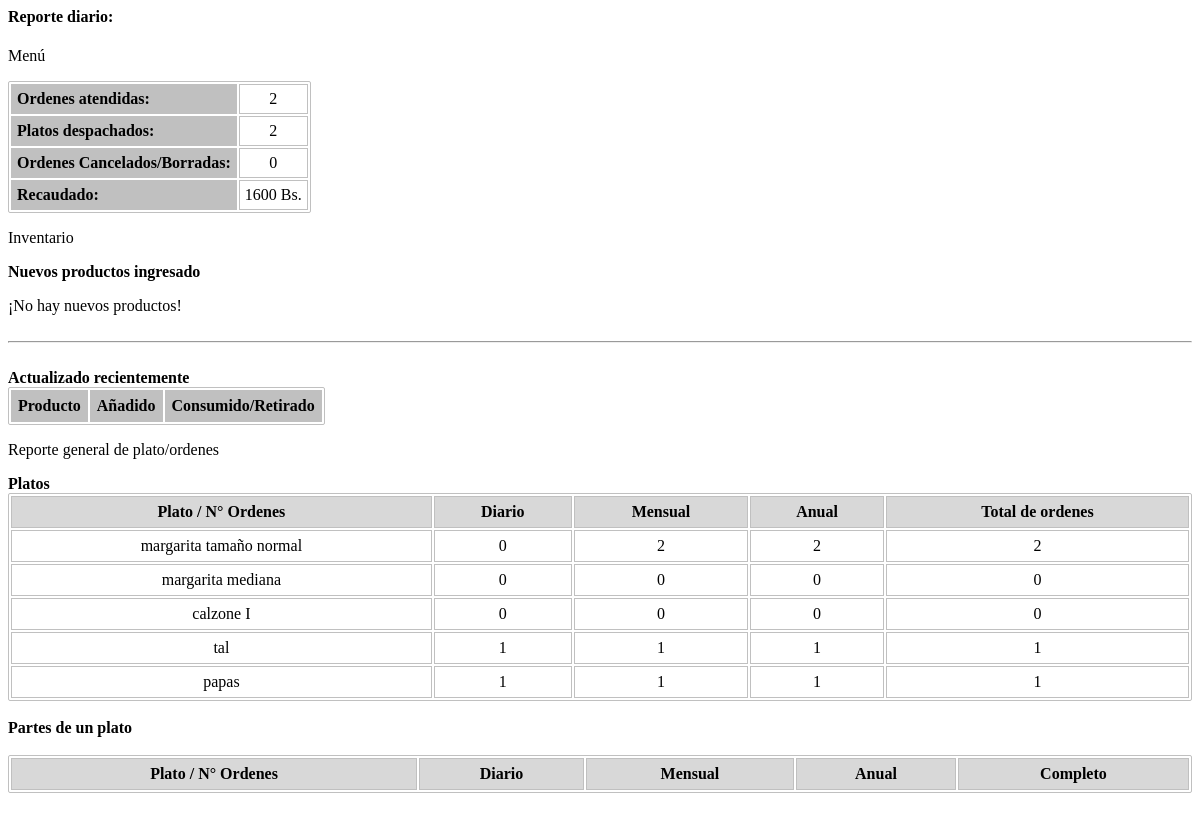
The app's page /funciones/funcionx0201.php (signed in) with its own data.
### tables this page shows
CREATE TABLE IF NOT EXISTS `data12` (
`id` int(11) NOT NULL,
  `sub_id` varchar(8) NOT NULL COMMENT 'Id nivel arriba',
  `Nombre` text NOT NULL,
  `Nivel` int(1) NOT NULL,
  `Subniveles` int(1) NOT NULL,
  `Estado` int(1) NOT NULL,
  `Platillo` int(1) NOT NULL,
  `Costo` decimal(11,2) NOT NULL,
  `Ingreso` timestamp NOT NULL DEFAULT '0000-00-00 00:00:00',
  `Actualizado` timestamp NOT NULL DEFAULT CURRENT_TIMESTAMP,
  `id_menu` int(11) NOT NULL COMMENT 'Menú activo'
);

### funciones/funcionx0201.php (the view, shortened to what this page needs)
<div class="cont-op">
	<h4>Reporte diario:</h4>
	<div class="ui styled fluid accordion">
<?php
$datetime = date("Y-m-d")." 00:00:00";
$SQL01 = "select * from data13 where FechaDePedido>'$datetime'";
$SQL01 = mysql_query($SQL01);
$iterator=0;
$iteraplato=0;
$recaudado=0;
$cancdele=0;
while($ROW01 = mysql_fetch_array($SQL01)){
	$SQL02 = "select * from data14 where Orden='$ROW01[IdOrden]'";
	$SQL02 = mysql_query($SQL02);
	while ($ROW02 = mysql_fetch_array($SQL02)){
		if($ROW02["Personalizado"]==0){
			$iteraplato=$iteraplato+$ROW02["Cantidad"];
			$recaudado+=($ROW02["Costo"]*$ROW02["Cantidad"]);
		}
	}
	$iterator++;
}
?>
<div class="title"><i class="dropdown icon"></i> Menú</div>
<div class="content">
	<p class="transition hidden">
		<table class="repotesG">
			<tr><td class="data-table-rep">Ordenes atendidas:</td><td><?php echo $iterator; ?></td></tr>
			<tr><td class="data-table-rep">Platos despachados:</td><td><?php echo $iteraplato; ?></td></tr>
			<tr><td class="data-table-rep">Ordenes Cancelados/Borradas:</td><td><?php echo $cancdele; ?></td></tr>
			<tr><td class="data-table-rep">Recaudado:</td><td><?php echo $recaudado; ?> Bs.</td></tr>
		</table>
	</p>
</div>
<div class="title"><i class="dropdown icon"></i> Inventario</div>
<div class="content">
	<p class="transition hidden"><b>Nuevos productos ingresado</b>
<?php
$itep=0;
if($itep==0){
	echo "¡No hay nuevos productos!";
}
?><br><br><hr><br>
<b>Actualizado recientemente</b>
<table class="data-table">
	<tr class="t-h-data">
		<td>Producto</td>
		<td>Añadido</td>
		<td>Consumido/Retirado</td>
	</tr>
</table>
</p>
</div>
<?php
$DataSQL01 = "select * from data12 where Subniveles='0' and Platillo='1' AND Nivel BETWEEN 1 AND 2";
$DataSQL01 = mysql_query($DataSQL01);
$anual01 = date("Y")."-01-01 00:00:00";
$anual02 = date("Y")."-12-31 23:59:59";
$mensual01 = date("Y-m")."-01 00:00:00";
$mensual02 = date("Y-m-d")." 23:59:59";
$diario01 = date("Y-m-d")." 00:00:00";
$diario02 = date("Y-m-d")." 23:59:59";
function my_query($id,$fecha01,$fecha02){
	$query = "SELECT Id,Cantidad
			  FROM data14
			  JOIN data13
			  ON data14.Orden=data13.IdOrden
			  WHERE IdPlato='$id' and FechaDePedido>='$fecha01' and FechaDePedido<='$fecha02'
			  ";
	$query = mysql_query($query);
	$total=0;
	while($row = mysql_fetch_object($query)){
		$total+=$row->Cantidad;
	}
	echo $total;
}
?>
<div class="title"><i class="dropdown icon"></i> Reporte general de plato/ordenes</div>
<div class="content">
	<p class="transition hidden"><b>Platos</b><br>
		<table class="OrdenesGeneral">
			<thead>
				<th>Plato / N° Ordenes</th>
				<th>Diario</th>
				<th>Mensual</th>
				<th>Anual</th>
				<th>Total de ordenes</th>
			</thead>
			<?php while($DataROW01 = mysql_fetch_object($DataSQL01)): ?>
				<tr>
					<td><?php my_name($DataROW01->sub_id); echo $DataROW01->Nombre; ?></td>
					<td><?php my_query($DataROW01->id, $diario01, $diario02); ?></td>
					<td><?php my_query($DataROW01->id, $mensual01, $mensual02); ?></td>
					<td><?php my_query($DataROW01->id, $anual01, $anual02); ?></td>
					<td><?php my_query($DataROW01->id, "2016-01-01 00:00:00", $diario02); ?></td>
				</tr>
			<?php endwhile; ?>
		</table><br>
		<b>Partes de un plato</b><br><br>
		<table class="OrdenesGeneral">
			<thead>
				<th>Plato / N° Ordenes</th>
				<th>Diario</th>
				<th>Mensual</th>
				<th>Anual</th>
				<th>Completo</th>
			</thead>
		</table><br>
	</p>
</div>
</div>

### funciones/funcionx0201.php (style rules this page uses)
.OrdenesGeneral { width: 100%; }
.OrdenesGeneral th { background-color: #d8d8d8; font-weight: bold; }
.t-h-data, .data-table-rep { background-color: silver; font-weight: bold; }
.data-table-rep { text-align: left; }
.data-table, .OrdenesGeneral, .repotesG { text-align: center; cursor: default; border: 1px solid silver; border-radius: 2px; }
.repotesG td { border: 1px solid silver; padding: 5px; }
.data-table td, .OrdenesGeneral td, .OrdenesGeneral th { padding: 6px; border: 1px solid silver; }

### records on screen
data12: Nombre "margarita tamaño normal", total "0 2 2 2"
data12: Nombre "margarita mediana", total "0 0 0 0"
data12: Nombre "calzone I", total "0 0 0 0"
data12: Nombre "tal", total "1 1 1 1"
data12: Nombre "papas", total "1 1 1 1"

### other values on screen
$iterator "2"
$iteraplato "2"
$cancdele "0"
$recaudado "1600"
